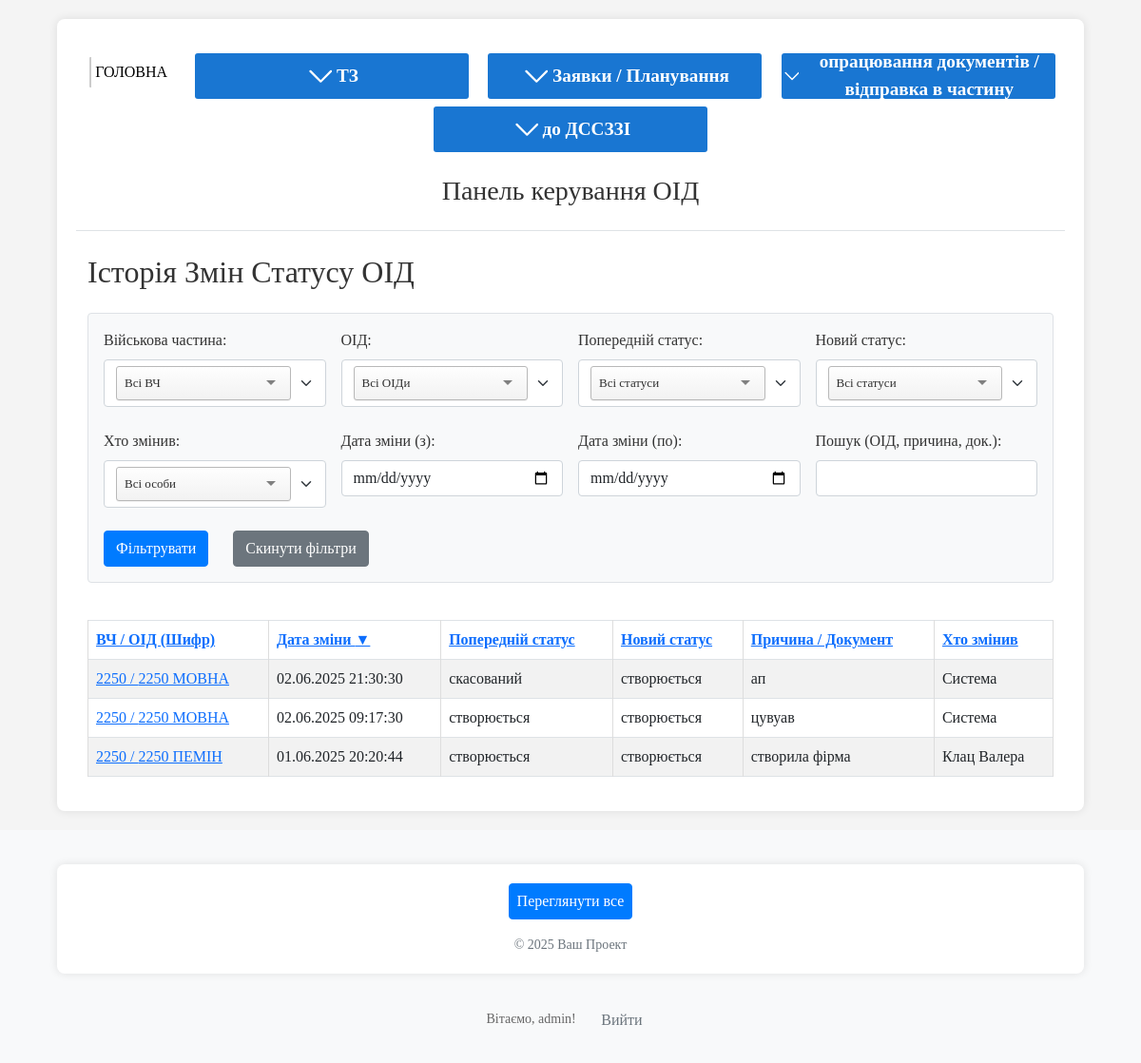
/oids/oid-status-changes/ (signed in), run on an earlier commit of the app's database.
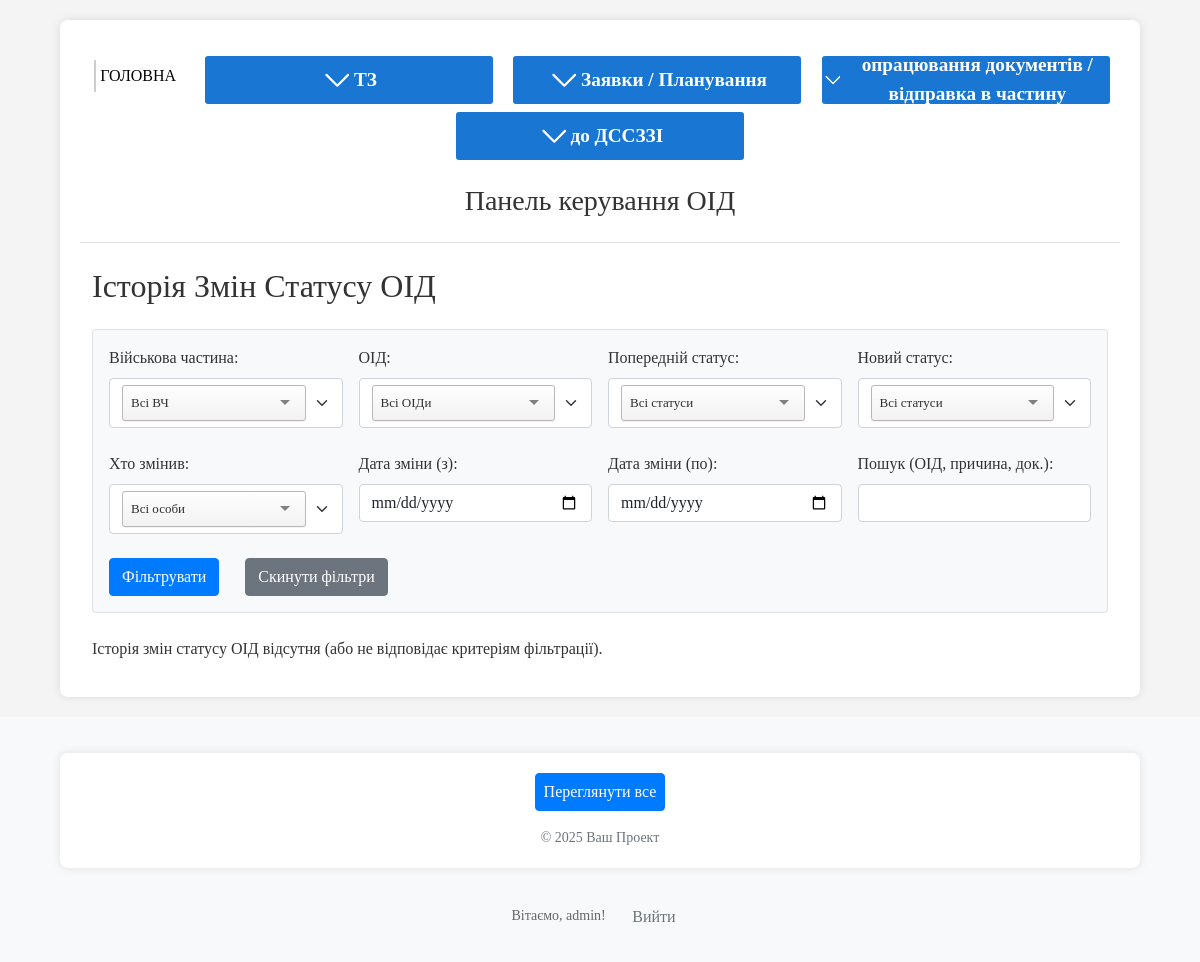
And on a later commit of the database.
### oids/models.py (models this page shows, shortened)
class OIDStatusChange(models.Model):
    oid = models.ForeignKey(
        OID,
        on_delete=models.CASCADE,
        verbose_name="ОІД",
        related_name='status_changes' # Дозволить отримати всі зміни статусу для ОІД
    )
    old_status = models.CharField(max_length=30, verbose_name="Попередній статус")
    new_status = models.CharField(max_length=30, verbose_name="Новий статус")
    initiating_document = models.ForeignKey(
        Document,
        on_delete=models.SET_NULL,
        null=True,
        blank=True,
        verbose_name="Документ, що ініціював зміну статусу",
        related_name='oid_status_changes'
    )
    reason = models.TextField(blank=True, null=True, verbose_name="Причина зміни")
    changed_by = models.ForeignKey(
        Person,
        on_delete=models.SET_NULL,
        null=True,
        blank=True,
        verbose_name="Хто змінив",
        related_name='oid_status_changes'
    )
    changed_at = models.DateTimeField(auto_now_add=True, verbose_name="Дата зміни") # Змінив на DateTimeField
    created_at = models.DateTimeField(auto_now_add=True, verbose_name="Дата створення запису")
    updated_at = models.DateTimeField(auto_now=True, verbose_name="Дата останнього оновлення")
    class Meta:
        verbose_name = "Зміна статусу ОІД"
        verbose_name_plural = "Зміни статусу ОІД"
        ordering = ['-changed_at'] # За замовчуванням сортувати за датою зміни

class OID(models.Model):
    unit = models.ForeignKey(
        Unit,
        on_delete=models.CASCADE,
        verbose_name="Військова частина",
        related_name='oids' # Дозволить отримати всі ОІД для частини: `unit_instance.oids.all()`
    )
    oid_type = models.CharField(max_length=10, choices=OIDTypeChoices.choices, verbose_name="Тип ОІД")
    cipher = models.CharField(max_length=100, verbose_name="Шифр ОІД", unique=False) # Додав шифр, як вказано в описі
    sec_level = models.CharField(max_length=15, choices=SecLevelChoices.choices, verbose_name="Гриф")
    full_name = models.CharField(max_length=255, verbose_name="Повна назва ОІД", blank=True, null=True) # Змінив name на full_name
    room = models.CharField(max_length=255, verbose_name="Приміщення №")
    status = models.CharField(max_length=30, choices=OIDStatusChoices.choices, default=OIDStatusChoices.NEW, verbose_name="Поточний стан ОІД")
    note = models.TextField(verbose_name="Примітка", blank=True, null=True)
    created_at = models.DateTimeField(auto_now_add=True, verbose_name="Дата створення запису")
    updated_at = models.DateTimeField(auto_now=True, verbose_name="Дата останнього оновлення")
    history = HistoricalRecords()
    class Meta:
        verbose_name = "Об’єкт інформаційної діяльності (ОІД)"
        verbose_name_plural = "Об’єкти інформаційної діяльності (ОІД)"

class Unit(models.Model):
    territorial_management = models.ForeignKey(
        TerritorialManagement,
        on_delete=models.SET_NULL, # Якщо ТУ видаляється, частина може залишитися, але без прив'язки до ТУ.
        null=True,
        blank=True,
        verbose_name="Територіальне управління",
        related_name='units' # Дозволить отримати всі частини для ТУ: `tu_instance.units.all()`
    )
    code = models.CharField(max_length=50, unique=True, verbose_name="Код частини (номер)")
    name = models.CharField(max_length=255, verbose_name="Назва військової частини", blank=True, null=True) # Можливо, назва не завжди потрібна, якщо є код
    city = models.CharField(max_length=100, verbose_name="Місто розташування") # Збільшив max_length для міст
    distance_from_gu = models.PositiveIntegerField(verbose_name="Відстань від ГУ (км)", blank=True, null=True) # Змінив на PositiveIntegerField
    unit_groups = models.ManyToManyField(
        UnitGroup,
        blank=True,
        verbose_name="Групи військових частин",
        related_name='units' # Дозволить отримати всі частини для групи: `group_instance.units.all()`
    )
    note = models.TextField(verbose_name="Примітки", blank=True, null=True)
    class Meta:
        verbose_name = "Військова частина"
        verbose_name_plural = "Військові частини"

class Person(models.Model):
    full_name = models.CharField(max_length=255, verbose_name="Прізвище, ім'я") # Змінив name на full_name
    position = models.CharField(max_length=255, verbose_name="Посада")
    is_active = models.BooleanField(default=True, verbose_name="Активний") # Додав поле активності
    class Meta:
        verbose_name = "Виконавець"
        verbose_name_plural = "Виконавці"

### oids/views.py (the view, shortened to what this page needs)
# urls.py: path('oid-status-changes/', views.oid_status_change_list_view, name='list_oid_status_changes'),
@login_required
def oid_status_change_list_view(request):
    status_change_list_queryset = OIDStatusChange.objects.select_related(
        'oid__unit',
        'oid',
        'initiating_document__document_type',
        'changed_by'
    )
    filter_unit_id_str = request.GET.get('filter_unit')
    filter_oid_id_str = request.GET.get('filter_oid')
    filter_old_status = request.GET.get('filter_old_status')
    filter_new_status = request.GET.get('filter_new_status')
    filter_changed_by_id_str = request.GET.get('filter_changed_by')
    filter_date_from_str = request.GET.get('filter_date_from')
    filter_date_to_str = request.GET.get('filter_date_to')
    search_query = request.GET.get('search_query') # Для ОІД, причини, документа
    current_filter_unit_id = None
    if filter_unit_id_str and filter_unit_id_str.isdigit():
        current_filter_unit_id = int(filter_unit_id_str)
        status_change_list_queryset = status_change_list_queryset.filter(oid__unit__id=current_filter_unit_id)
    current_filter_oid_id = None
    if filter_oid_id_str and filter_oid_id_str.isdigit():
        current_filter_oid_id = int(filter_oid_id_str)
        status_change_list_queryset = status_change_list_queryset.filter(oid__id=current_filter_oid_id)
    if filter_old_status:
        status_change_list_queryset = status_change_list_queryset.filter(old_status=filter_old_status)
    if filter_new_status:
        status_change_list_queryset = status_change_list_queryset.filter(new_status=filter_new_status)
    current_filter_changed_by_id = None
    if filter_changed_by_id_str and filter_changed_by_id_str.isdigit():
        current_filter_changed_by_id = int(filter_changed_by_id_str)
        status_change_list_queryset = status_change_list_queryset.filter(changed_by__id=current_filter_changed_by_id)
    current_filter_date_from = None
    if filter_date_from_str:
        try:
            current_filter_date_from = datetime.strptime(filter_date_from_str, '%Y-%m-%d').date()
            status_change_list_queryset = status_change_list_queryset.filter(changed_at__date__gte=current_filter_date_from)
        except ValueError:
            current_filter_date_from = None
    current_filter_date_to = None
    if filter_date_to_str:
        try:
            current_filter_date_to = datetime.strptime(filter_date_to_str, '%Y-%m-%d').date()
            status_change_list_queryset = status_change_list_queryset.filter(changed_at__date__lte=current_filter_date_to)
        except ValueError:
            current_filter_date_to = None
    sort_by_param = request.GET.get('sort_by', '-changed_at') # За замовчуванням
    sort_order_from_request = request.GET.get('sort_order', '')
    actual_sort_order_is_desc = False
    if sort_by_param.startswith('-'):
        actual_sort_order_is_desc = True
        sort_by_param_cleaned = sort_by_param[1:]
    else:
        sort_by_param_cleaned = sort_by_param
        if sort_order_from_request == 'desc':
            actual_sort_order_is_desc = True
    valid_sort_fields = {
        'oid_loc': 'oid__unit__code',
        'changed_at': 'changed_at',
        'old_status': 'old_status',
        'new_status': 'new_status',
        'reason': 'reason', # Сортування за причиною може бути менш корисним
        'document': 'initiating_document__document_number', # Або initiating_document__document_type__name
        'changed_by': 'changed_by__full_name',
    }
    order_by_field_key = valid_sort_fields.get(sort_by_param_cleaned, 'changed_at')
    final_order_by_field = f"-{order_by_field_key}" if actual_sort_order_is_desc else order_by_field_key
    secondary_sort = '-pk' if order_by_field_key != 'changed_at' else 'oid__cipher'
    status_change_list_queryset = status_change_list_queryset.order_by(final_order_by_field, secondary_sort).distinct()
    paginator = Paginator(status_change_list_queryset, 25)
    page_number = request.GET.get('page')
    page_obj = paginator.get_page(page_number)
    units_for_filter = Unit.objects.all().order_by('code')
    oids_for_filter = OID.objects.select_related('unit').all().order_by('unit__code', 'cipher')
    status_choices_for_filter = OIDStatusChoices.choices
    persons_for_filter = Person.objects.filter(oid_status_changes__isnull=False).distinct().order_by('full_name')
    context = {
        'page_title': 'Історія Змін Статусу ОІД',
        'object_list': page_obj,
        'page_obj': page_obj,
        'units_for_filter': units_for_filter,
        'oids_for_filter': oids_for_filter,
        'status_choices_for_filter': status_choices_for_filter, # Однаковий для old_status та new_status
        'persons_for_filter': persons_for_filter,
        'current_filter_unit_id': current_filter_unit_id,
        'current_filter_oid_id': current_filter_oid_id,
        'current_filter_old_status': filter_old_status,
        'current_filter_new_status': filter_new_status,
        'current_filter_changed_by_id': current_filter_changed_by_id,
        'current_filter_date_from': filter_date_from_str,
        'current_filter_date_to': filter_date_to_str,
        'current_search_query': search_query,
        'current_sort_by': sort_by_param_cleaned,
        'current_sort_order_is_desc': actual_sort_order_is_desc,
    }
    return render(request, 'oids/lists/oid_status_change_list.html', context)

### oids/context_processors.py (called while the page is built)
def global_choices(request):
    filtered_oid_status_choices = [
        (OIDStatusChoices.NEW.value, OIDStatusChoices.NEW.label),
        (OIDStatusChoices.RECEIVED_REQUEST.value, OIDStatusChoices.RECEIVED_REQUEST.label),
        (OIDStatusChoices.ACTIVE.value, OIDStatusChoices.ACTIVE.label),
    ]
    return {
        'oid_type_choices_global': OIDTypeChoices.choices,
        'oid_status_choices_global_for_new': filtered_oid_status_choices,
        'oid_status_choices_global_all': OIDStatusChoices.choices,
        'sec_level_choices_global': SecLevelChoices.choices,
    }

### oids/templates/oids/lists/oid_status_change_list.html (shortened to what the changed rows need)
{% extends "oids/base.html" %}
{% block content %}
<div class="container-fluid">
    <h2 class="mb-4">{{ page_title }}</h2>
    <form method="GET" action="{% url 'oids:list_oid_status_changes' %}" class="mb-4 p-3 border bg-light rounded">
        <div class="row g-3">
        </div>
        <div class="row g-3 mt-2">
        </div>
         <div class="row g-3 mt-2">
        </div>
    </form>
    {% if object_list %}
    <div class="table-responsive">
        <table class="table table-striped table-bordered table-hover">
            <thead class="thead-dark">
                <tr>
                    {% url 'oids:list_oid_status_changes' as list_url %}
                    {% with unit_param=current_filter_unit_id|default_if_none:""|stringformat:"s" oid_param=current_filter_oid_id|default_if_none:""|stringformat:"s" old_s_param=current_filter_old_status|default_if_none:"" new_s_param=current_filter_new_status|default_if_none:"" person_param=current_filter_changed_by_id|default_if_none:""|stringformat:"s" date_f_param=current_filter_date_from|default_if_none:"" date_t_param=current_filter_date_to|default_if_none:"" search_param=current_search_query|default_if_none:"" %}
                    {% with base_filter_params="filter_unit="|add:unit_param|add:"&filter_oid="|add:oid_param|add:"&filter_old_status="|add:old_s_param|add:"&filter_new_status="|add:new_s_param|add:"&filter_changed_by="|add:person_param|add:"&filter_date_from="|add:date_f_param|add:"&filter_date_to="|add:date_t_param|add:"&search_query="|add:search_param %}
                        <th>
                            <a href="{{ list_url }}?sort_by=oid_loc&sort_order={% if current_sort_by == 'oid_loc' and not current_sort_order_is_desc %}desc{% else %}asc{% endif %}&{{ base_filter_params }}">
                                ВЧ / ОІД (Шифр) {% if current_sort_by == 'oid_loc' %}{% if current_sort_order_is_desc %}▼{% else %}▲{% endif %}{% endif %}
                            </a>
                        </th>
                        <th>
                            <a href="{{ list_url }}?sort_by=changed_at&sort_order={% if current_sort_by == 'changed_at' and not current_sort_order_is_desc %}desc{% else %}asc{% endif %}&{{ base_filter_params }}">
                                Дата зміни {% if current_sort_by == 'changed_at' %}{% if current_sort_order_is_desc %}▼{% else %}▲{% endif %}{% endif %}
                            </a>
                        </th>
                        <th>
                            <a href="{{ list_url }}?sort_by=old_status&sort_order={% if current_sort_by == 'old_status' and not current_sort_order_is_desc %}desc{% else %}asc{% endif %}&{{ base_filter_params }}">
                                Попередній статус {% if current_sort_by == 'old_status' %}{% if current_sort_order_is_desc %}▼{% else %}▲{% endif %}{% endif %}
                            </a>
                        </th>
                        <th>
                            <a href="{{ list_url }}?sort_by=new_status&sort_order={% if current_sort_by == 'new_status' and not current_sort_order_is_desc %}desc{% else %}asc{% endif %}&{{ base_filter_params }}">
                                Новий статус {% if current_sort_by == 'new_status' %}{% if current_sort_order_is_desc %}▼{% else %}▲{% endif %}{% endif %}
                            </a>
                        </th>
                        <th>
                            <a href="{{ list_url }}?sort_by=document&sort_order={% if current_sort_by == 'document' and not current_sort_order_is_desc %}desc{% else %}asc{% endif %}&{{ base_filter_params }}">
                                Причина / Документ {% if current_sort_by == 'document' %}{% if current_sort_order_is_desc %}▼{% else %}▲{% endif %}{% endif %}
                            </a>
                        </th>
                        <th>
                            <a href="{{ list_url }}?sort_by=changed_by&sort_order={% if current_sort_by == 'changed_by' and not current_sort_order_is_desc %}desc{% else %}asc{% endif %}&{{ base_filter_params }}">
                                Хто змінив {% if current_sort_by == 'changed_by' %}{% if current_sort_order_is_desc %}▼{% else %}▲{% endif %}{% endif %}
                            </a>
                        </th>
                    {% endwith %}
                    {% endwith %}
                </tr>
            </thead>
            <tbody>
                {% for change in object_list %}
                    <tr>
                        <td>
                            {% if change.oid %}
                            <a href="{% url 'oids:oid_detail_view_name' change.oid.id %}">
                                {{ change.oid.unit.code }} / {{ change.oid.cipher }}
                            </a>
                            {% else %}N/A{% endif %}
                        </td>
                        <td>{{ change.changed_at|date:"d.m.Y H:i:s" }}</td>
                        <td>{{ change.old_status }}</td>
                        <td>{{ change.new_status }}</td>
                        <td>
                            {{ change.reason|truncatewords:10|default:"" }}
                        </td>
                        <td>{{ change.changed_by.full_name|default:"Система" }}</td>
                    </tr>
                {% endfor %}
            </tbody>
        </table>
    </div>
    {% else %}
        <p>Історія змін статусу ОІД відсутня (або не відповідає критеріям фільтрації).</p>
    {% endif %}
</div>
{% endblock %}

What changed in the data, as far as the page shows it:
removed OIDStatusChange: oid.unit.code "2250", oid.cipher "2250 МОВНА", changed_at "02.06.2025 21:30:30", old_status "скасований", new_status "створюється", reason "ап", changed_by.full_name "Система"
removed OIDStatusChange: oid.unit.code "2250", oid.cipher "2250 МОВНА", changed_at "02.06.2025 09:17:30", old_status "створюється", new_status "створюється", reason "цувуав", changed_by.full_name "Система"
removed OIDStatusChange: oid.unit.code "2250", oid.cipher "2250 ПЕМІН", changed_at "01.06.2025 20:20:44", old_status "створюється", new_status "створюється", reason "створила фірма", changed_by.full_name "Клац Валера"
Also different on the page:
text no longer shown: "ВЧ / ОІД (Шифр) Дата зміни ▼ Попередній статус Новий статус Причина / Документ Хто змінив"
text now shown: "Історія змін статусу ОІД відсутня (або не відповідає критеріям фільтрації)."
